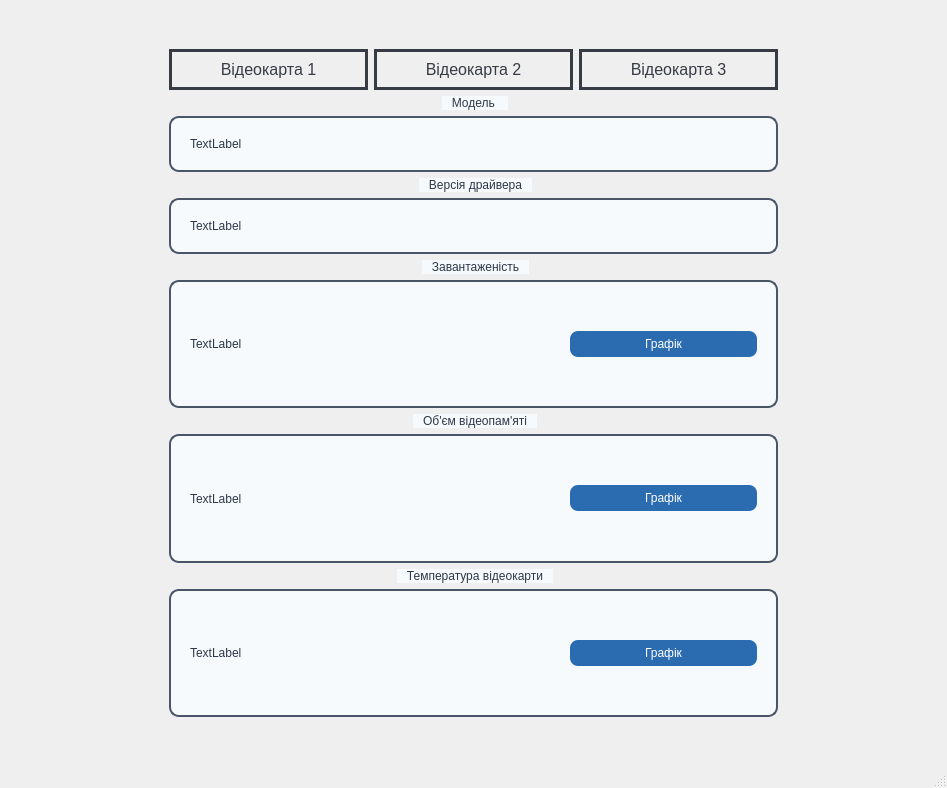
<?xml version="1.0" encoding="UTF-8"?>
<ui version="4.0">
 <class>cardinfo</class>
 <widget class="QMainWindow" name="cardinfo">
  <property name="geometry">
   <rect>
    <x>0</x>
    <y>0</y>
    <width>947</width>
    <height>788</height>
   </rect>
  </property>
  <property name="windowTitle">
   <string>MainWindow</string>
  </property>
  <widget class="QWidget" name="centralwidget">
   <layout class="QGridLayout" name="gridLayout_6" rowstretch="0,1,0" columnstretch="0,1,0">
    <item row="1" column="1">
     <layout class="QVBoxLayout" name="verticalLayout_5" stretch="1,0,0,1,1,1">
      <item>
       <layout class="QHBoxLayout" name="horizontalLayout">
        <item>
         <widget class="QPushButton" name="InfoCard1_b">
          <property name="styleSheet">
           <string notr="true">QPushButton {
            border: 3px solid transparent;
            border-color: #373B44;
            padding: 8px 14px;
            font-size: 16px;
            color: #373B44;
            background-color: transparent;
            background-image: conical-gradient(from 90deg, transparent 90deg, #373B44 90deg);
            background-position: center;
            background-repeat: no-repeat;
            background-origin: content;
            outline: none;
        }

        QPushButton:hover {
            outline: none;
            background-color: #bfffac;
        }

        QPushButton:pressed {
            background-color: #373B44;
            color: white;
        }</string>
          </property>
          <property name="text">
           <string>Відеокарта 1</string>
          </property>
         </widget>
        </item>
        <item>
         <widget class="QPushButton" name="InfoCard2_b">
          <property name="styleSheet">
           <string notr="true">QPushButton {
            border: 3px solid transparent;
            border-color: #373B44;
            padding: 8px 14px;
            font-size: 16px;
            color: #373B44;
            background-color: transparent;
            background-image: conical-gradient(from 90deg, transparent 90deg, #373B44 90deg);
            background-position: center;
            background-repeat: no-repeat;
            background-origin: content;
            outline: none;
        }

        QPushButton:hover {
            outline: none;
            background-color: #bfffac;
        }

        QPushButton:pressed {
            background-color: #373B44;
            color: white;
        }</string>
          </property>
          <property name="text">
           <string>Відеокарта 2</string>
          </property>
         </widget>
        </item>
        <item>
         <widget class="QPushButton" name="InfoCard3_b">
          <property name="styleSheet">
           <string notr="true">QPushButton {
            border: 3px solid transparent;
            border-color: #373B44;
            padding: 8px 14px;
            font-size: 16px;
            color: #373B44;
            background-color: transparent;
            background-image: conical-gradient(from 90deg, transparent 90deg, #373B44 90deg);
            background-position: center;
            background-repeat: no-repeat;
            background-origin: content;
            outline: none;
        }

        QPushButton:hover {
            outline: none;
            background-color: #bfffac;
        }

        QPushButton:pressed {
            background-color: #373B44;
            color: white;
        }</string>
          </property>
          <property name="text">
           <string>Відеокарта 3</string>
          </property>
         </widget>
        </item>
       </layout>
      </item>
      <item>
       <layout class="QVBoxLayout" name="verticalLayout">
        <item>
         <widget class="QGroupBox" name="groupBox">
          <property name="styleSheet">
           <string notr="true">QGroupBox {
    border: 2px solid #4A5568;
    border-radius: 10px;
    margin-top: 20px;
    padding: 10px;
    font: bold 14px 'Segoe UI';
    color: #2D3748;
    background-color: #F7FAFC;
}

QGroupBox:title {
    subcontrol-origin: margin;
    subcontrol-position: top center;
    padding: 0 8px;
    color: #2D3748;
    background-color: #F7FAFC;
}</string>
          </property>
          <property name="title">
           <string>Модель </string>
          </property>
          <layout class="QHBoxLayout" name="horizontalLayout_2">
           <item>
            <layout class="QVBoxLayout" name="verticalLayout_8">
             <item>
              <widget class="QLabel" name="modelText">
               <property name="styleSheet">
                <string notr="true">QLabel {
    font: 13px 'Segoe UI';
    color: #2D3748;
}</string>
               </property>
               <property name="text">
                <string>TextLabel</string>
               </property>
              </widget>
             </item>
            </layout>
           </item>
          </layout>
         </widget>
        </item>
       </layout>
      </item>
      <item>
       <layout class="QVBoxLayout" name="verticalLayout_2">
        <item>
         <widget class="QGroupBox" name="groupBox_5">
          <property name="styleSheet">
           <string notr="true">QGroupBox {
    border: 2px solid #4A5568;
    border-radius: 10px;
    margin-top: 20px;
    padding: 10px;
    font: bold 14px 'Segoe UI';
    color: #2D3748;
    background-color: #F7FAFC;
}

QGroupBox:title {
    subcontrol-origin: margin;
    subcontrol-position: top center;
    padding: 0 8px;
    color: #2D3748;
    background-color: #F7FAFC;
}</string>
          </property>
          <property name="title">
           <string>Версія драйвера</string>
          </property>
          <layout class="QHBoxLayout" name="horizontalLayout_8">
           <item>
            <layout class="QVBoxLayout" name="verticalLayout_9">
             <item>
              <widget class="QLabel" name="driverText">
               <property name="styleSheet">
                <string notr="true">QLabel {
    font: 13px 'Segoe UI';
    color: #2D3748;
}</string>
               </property>
               <property name="text">
                <string>TextLabel</string>
               </property>
              </widget>
             </item>
            </layout>
           </item>
          </layout>
         </widget>
        </item>
       </layout>
      </item>
      <item>
       <layout class="QVBoxLayout" name="verticalLayout_4">
        <item>
         <widget class="QGroupBox" name="groupBox_4">
          <property name="styleSheet">
           <string notr="true">QGroupBox {
    border: 2px solid #4A5568;
    border-radius: 10px;
    margin-top: 20px;
    padding: 10px;
    font: bold 14px 'Segoe UI';
    color: #2D3748;
    background-color: #F7FAFC;
}

QGroupBox:title {
    subcontrol-origin: margin;
    subcontrol-position: top center;
    padding: 0 8px;
    color: #2D3748;
    background-color: #F7FAFC;
}</string>
          </property>
          <property name="title">
           <string>Завантаженість</string>
          </property>
          <layout class="QVBoxLayout" name="verticalLayout_3">
           <item>
            <layout class="QHBoxLayout" name="horizontalLayout_3" stretch="1,1,1">
             <item>
              <widget class="QLabel" name="loadText">
               <property name="styleSheet">
                <string notr="true">QLabel {
    font: 13px 'Segoe UI';
    color: #2D3748;
}</string>
               </property>
               <property name="text">
                <string>TextLabel</string>
               </property>
              </widget>
             </item>
             <item>
              <spacer name="horizontalSpacer_3">
               <property name="orientation">
                <enum>Qt::Orientation::Horizontal</enum>
               </property>
               <property name="sizeHint" stdset="0">
                <size>
                 <width>40</width>
                 <height>20</height>
                </size>
               </property>
              </spacer>
             </item>
             <item>
              <widget class="QPushButton" name="loadButton">
               <property name="baseSize">
                <size>
                 <width>0</width>
                 <height>0</height>
                </size>
               </property>
               <property name="styleSheet">
                <string notr="true">QPushButton {
    background-color: #2B6CB0;
    color: white;
    border: none;
    border-radius: 8px;
    padding: 6px 14px;
    font: 13px 'Segoe UI';
}

QPushButton:hover {
    background-color: #2C5282;
}

QPushButton:pressed {
    background-color: #1A365D;
}</string>
               </property>
               <property name="text">
                <string>Графік</string>
               </property>
               <property name="iconSize">
                <size>
                 <width>16</width>
                 <height>16</height>
                </size>
               </property>
              </widget>
             </item>
            </layout>
           </item>
          </layout>
         </widget>
        </item>
       </layout>
      </item>
      <item>
       <layout class="QVBoxLayout" name="verticalLayout_6">
        <item>
         <widget class="QGroupBox" name="groupBox_2">
          <property name="styleSheet">
           <string notr="true">QGroupBox {
    border: 2px solid #4A5568;
    border-radius: 10px;
    margin-top: 20px;
    padding: 10px;
    font: bold 14px 'Segoe UI';
    color: #2D3748;
    background-color: #F7FAFC;
}

QGroupBox:title {
    subcontrol-origin: margin;
    subcontrol-position: top center;
    padding: 0 8px;
    color: #2D3748;
    background-color: #F7FAFC;
}</string>
          </property>
          <property name="title">
           <string>Об'єм відеопам'яті</string>
          </property>
          <layout class="QHBoxLayout" name="horizontalLayout_6">
           <item>
            <layout class="QHBoxLayout" name="horizontalLayout_4" stretch="1,1,1">
             <item>
              <widget class="QLabel" name="capacityText">
               <property name="styleSheet">
                <string notr="true">QLabel {
    font: 13px 'Segoe UI';
    color: #2D3748;
}</string>
               </property>
               <property name="text">
                <string>TextLabel</string>
               </property>
              </widget>
             </item>
             <item>
              <spacer name="horizontalSpacer_4">
               <property name="orientation">
                <enum>Qt::Orientation::Horizontal</enum>
               </property>
               <property name="sizeHint" stdset="0">
                <size>
                 <width>40</width>
                 <height>20</height>
                </size>
               </property>
              </spacer>
             </item>
             <item>
              <widget class="QPushButton" name="capacityButton">
               <property name="styleSheet">
                <string notr="true">QPushButton {
    background-color: #2B6CB0;
    color: white;
    border: none;
    border-radius: 8px;
    padding: 6px 14px;
    font: 13px 'Segoe UI';
}

QPushButton:hover {
    background-color: #2C5282;
}

QPushButton:pressed {
    background-color: #1A365D;
}</string>
               </property>
               <property name="text">
                <string>Графік</string>
               </property>
              </widget>
             </item>
            </layout>
           </item>
          </layout>
         </widget>
        </item>
       </layout>
      </item>
      <item>
       <layout class="QVBoxLayout" name="verticalLayout_7">
        <item>
         <widget class="QGroupBox" name="groupBox_3">
          <property name="styleSheet">
           <string notr="true">QGroupBox {
    border: 2px solid #4A5568;
    border-radius: 10px;
    margin-top: 20px;
    padding: 10px;
    font: bold 14px 'Segoe UI';
    color: #2D3748;
    background-color: #F7FAFC;
}

QGroupBox:title {
    subcontrol-origin: margin;
    subcontrol-position: top center;
    padding: 0 8px;
    color: #2D3748;
    background-color: #F7FAFC;
}</string>
          </property>
          <property name="title">
           <string>Температура відеокарти</string>
          </property>
          <layout class="QHBoxLayout" name="horizontalLayout_7">
           <item>
            <layout class="QHBoxLayout" name="horizontalLayout_5" stretch="1,1,1">
             <item>
              <widget class="QLabel" name="tempText">
               <property name="styleSheet">
                <string notr="true">QLabel {
    font: 13px 'Segoe UI';
    color: #2D3748;
}</string>
               </property>
               <property name="text">
                <string>TextLabel</string>
               </property>
              </widget>
             </item>
             <item>
              <spacer name="horizontalSpacer_5">
               <property name="orientation">
                <enum>Qt::Orientation::Horizontal</enum>
               </property>
               <property name="sizeHint" stdset="0">
                <size>
                 <width>40</width>
                 <height>20</height>
                </size>
               </property>
              </spacer>
             </item>
             <item>
              <widget class="QPushButton" name="tempButton">
               <property name="styleSheet">
                <string notr="true">QPushButton {
    background-color: #2B6CB0;
    color: white;
    border: none;
    border-radius: 8px;
    padding: 6px 14px;
    font: 13px 'Segoe UI';
}

QPushButton:hover {
    background-color: #2C5282;
}

QPushButton:pressed {
    background-color: #1A365D;
}</string>
               </property>
               <property name="text">
                <string>Графік</string>
               </property>
              </widget>
             </item>
            </layout>
           </item>
          </layout>
         </widget>
        </item>
       </layout>
      </item>
     </layout>
    </item>
    <item row="1" column="0">
     <spacer name="horizontalSpacer">
      <property name="orientation">
       <enum>Qt::Orientation::Horizontal</enum>
      </property>
      <property name="sizeHint" stdset="0">
       <size>
        <width>160</width>
        <height>20</height>
       </size>
      </property>
     </spacer>
    </item>
    <item row="2" column="1">
     <spacer name="verticalSpacer">
      <property name="orientation">
       <enum>Qt::Orientation::Vertical</enum>
      </property>
      <property name="sizeHint" stdset="0">
       <size>
        <width>20</width>
        <height>40</height>
       </size>
      </property>
     </spacer>
    </item>
    <item row="1" column="2">
     <spacer name="horizontalSpacer_2">
      <property name="orientation">
       <enum>Qt::Orientation::Horizontal</enum>
      </property>
      <property name="sizeHint" stdset="0">
       <size>
        <width>160</width>
        <height>20</height>
       </size>
      </property>
     </spacer>
    </item>
    <item row="0" column="1">
     <spacer name="verticalSpacer_2">
      <property name="orientation">
       <enum>Qt::Orientation::Vertical</enum>
      </property>
      <property name="sizeHint" stdset="0">
       <size>
        <width>20</width>
        <height>40</height>
       </size>
      </property>
     </spacer>
    </item>
   </layout>
  </widget>
  <widget class="QMenuBar" name="menubar">
   <property name="geometry">
    <rect>
     <x>0</x>
     <y>0</y>
     <width>947</width>
     <height>22</height>
    </rect>
   </property>
  </widget>
  <widget class="QStatusBar" name="statusbar"/>
 </widget>
 <resources/>
 <connections/>
</ui>
